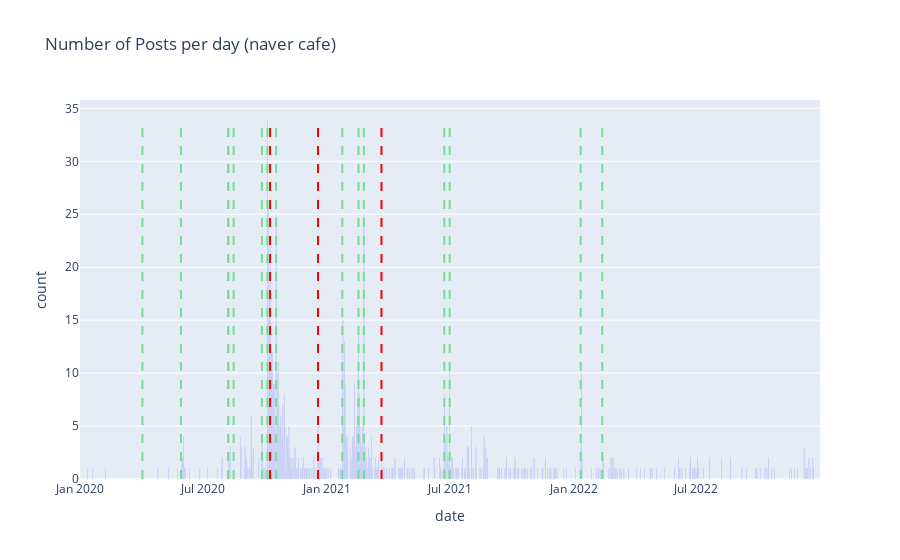

Notebook source saved alongside this figure:
### Code cell
# minimum filtering
vis_df = filtered_by_keyword_posts_df
title = 'Number of Posts per day (naver cafe)'
day_start = '2020-01-01'
day_end = '2022-12-31'
per_day_views_threshold = 0
per_post_likes_threshold = 0
vis_df = plot_per_day_post_count_plotly_with_events(filtered_by_keyword_posts_df, title=title,\
    day_start=day_start, day_end=day_end, \
    per_post_likes_threshold=per_post_likes_threshold, \
    per_day_views_threshold=per_day_views_threshold, \
    events=events, \
)

### Figure 1 — Plotly figure (JSON) as saved in the notebook; plotly's stock layout.template omitted (floating-point values rounded to 4 significant figures; data arrays with more than 128 entries replaced by an {"elided": "..."} marker saying what was removed)
{"data": [{"name": "count", "type": "bar", "x": {"elided": "1096 str values"}, "y": {"elided": "1096 int values"}}], "layout": {"shapes": [{"line": {"color": "Red", "dash": "dash", "width": 2}, "type": "line", "x0": "2020-10-08", "x1": "2020-10-08", "y0": 0, "y1": 34}, {"line": {"color": "Red", "dash": "dash", "width": 2}, "type": "line", "x0": "2020-12-18", "x1": "2020-12-18", "y0": 0, "y1": 34}, {"line": {"color": "Red", "dash": "dash", "width": 2}, "type": "line", "x0": "2021-03-22", "x1": "2021-03-22", "y0": 0, "y1": 34}, {"line": {"color": "#79db93", "dash": "dash", "width": 2}, "type": "line", "x0": "2021-02-24", "x1": "2021-02-24", "y0": 0, "y1": 34}, {"line": {"color": "#79db93", "dash": "dash", "width": 2}, "type": "line", "x0": "2020-04-02", "x1": "2020-04-02", "y0": 0, "y1": 34}, {"line": {"color": "#79db93", "dash": "dash", "width": 2}, "type": "line", "x0": "2020-05-29", "x1": "2020-05-29", "y0": 0, "y1": 34}, {"line": {"color": "#79db93", "dash": "dash", "width": 2}, "type": "line", "x0": "2020-08-07", "x1": "2020-08-07", "y0": 0, "y1": 34}, {"line": {"color": "#79db93", "dash": "dash", "width": 2}, "type": "line", "x0": "2020-08-15", "x1": "2020-08-15", "y0": 0, "y1": 34}, {"line": {"color": "#79db93", "dash": "dash", "width": 2}, "type": "line", "x0": "2020-09-26", "x1": "2020-09-26", "y0": 0, "y1": 34}, {"line": {"color": "#79db93", "dash": "dash", "width": 2}, "type": "line", "x0": "2020-08-07", "x1": "2020-08-07", "y0": 0, "y1": 34}, {"line": {"color": "#79db93", "dash": "dash", "width": 2}, "type": "line", "x0": "2020-10-04", "x1": "2020-10-04", "y0": 0, "y1": 34}, {"line": {"color": "#79db93", "dash": "dash", "width": 2}, "type": "line", "x0": "2020-10-17", "x1": "2020-10-17", "y0": 0, "y1": 34}, {"line": {"color": "#79db93", "dash": "dash", "width": 2}, "type": "line", "x0": "2021-01-23", "x1": "2021-01-23", "y0": 0, "y1": 34}, {"line": {"color": "#79db93", "dash": "dash", "width": 2}, "type": "line", "x0": "2021-02-16", "x1": "2021-02-16", "y0": 0, "y1": 34}, {"line": {"color": "#79db93", "dash": "dash", "width": 2}, "type": "line", "x0": "2021-06-23", "x1": "2021-06-23", "y0": 0, "y1": 34}, {"line": {"color": "#79db93", "dash": "dash", "width": 2}, "type": "line", "x0": "2021-07-01", "x1": "2021-07-01", "y0": 0, "y1": 34}, {"line": {"color": "#79db93", "dash": "dash", "width": 2}, "type": "line", "x0": "2022-01-11", "x1": "2022-01-11", "y0": 0, "y1": 34}, {"line": {"color": "#79db93", "dash": "dash", "width": 2}, "type": "line", "x0": "2022-02-12", "x1": "2022-02-12", "y0": 0, "y1": 34}], "title": {"text": "Number of Posts per day (naver cafe)"}, "xaxis": {"title": {"text": "date"}}, "yaxis": {"title": {"text": "count"}}}}
